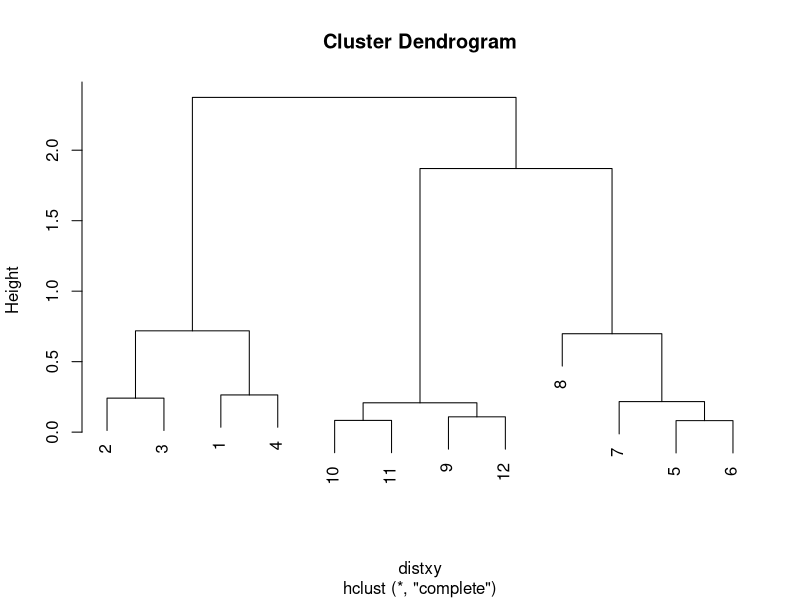

Write the R code that produced this figure.
############# Hierarchical clustering################
# it is useful for visualizing high dimensional data,
# organizes thing that are close into groups.
# Agglomeratives approach (most common)- bottom up
# 1. start with data 2. find closest pairs and put them together
# 3. find the next closet
# 4. Repeat = yields a tree showing order of merging (dendrogram)
# this requires: merging approach that is to say how to merge
# two points, distance metric: calculating distance between points
# continuous- Euclidean distance-sqrt((A1-A2)^2+(B1-B2)^2+...+
# (Z1-Z2)^2)
# continuous - correlation similarity- how correlated two data
# points are.
# binary- Manthattan distance (city block distance)
########### Procedures for Constructing Hierarchical Cluster
############ (hclust function)#######################
# 1. calculate all pair wise distances between all points to 
# see which points are close together.
# that is to say: dist(dat.frame(x=x,y=y)) this returns pair
# wise distances for all of the (x,y) coordinates
# NB: dist() function uses Euclidean distance by default.
# 2. group two closest points from the calculated distances
# and emerge them to a single point
# 3. find the next two closest points and merge them, and
# repeat
# 4. order of clustering is shown in the dendrogram
############# Approaches for Merging Points/ Clusters
# 1. the approach is specified in the argument method="complete"
# or " average" in hclust() function
# 2. average linkage = taking average of the x and y coordinates for 
# both points/clusters (center of mass effectively)
# complete linkage = to measure distance of two clusters, take 
# the two points in the clusters that are the furthest apart.
# NB: two approaches may produce different results so its a good
# idea to use both approaches to validate results.
################ Characteristics of Hierarchical clustering
# Algorithms
# 1. clustering result/plot maybe unstable
# 2. deterministic = running the hclust() function with same
# parameters and the same data will produce the same plot.
# determining how clusters there are (where to cut) may not
# always be clear.
# primarily used for exploratory data analysis, to see over all
# pattern in data if there is any at all.
###################### hclust Example #########################
set.seed(1234)# this is a random number generator
x<-rnorm(12,mean = rep(1:3,each=4), sd=0.2)
print(x)
y<-rnorm(12,mean = rep(c(1,2,1),each=4), sd=0.2)
print(y)
dataFrame<-data.frame(x=x,y=y)# data frame
print(dataFrame)
distxy<-dist(dataFrame)# Euclidean Distance
print(distxy)
hClustering<-hclust(distxy)
print(hClustering)
plot(hClustering)
